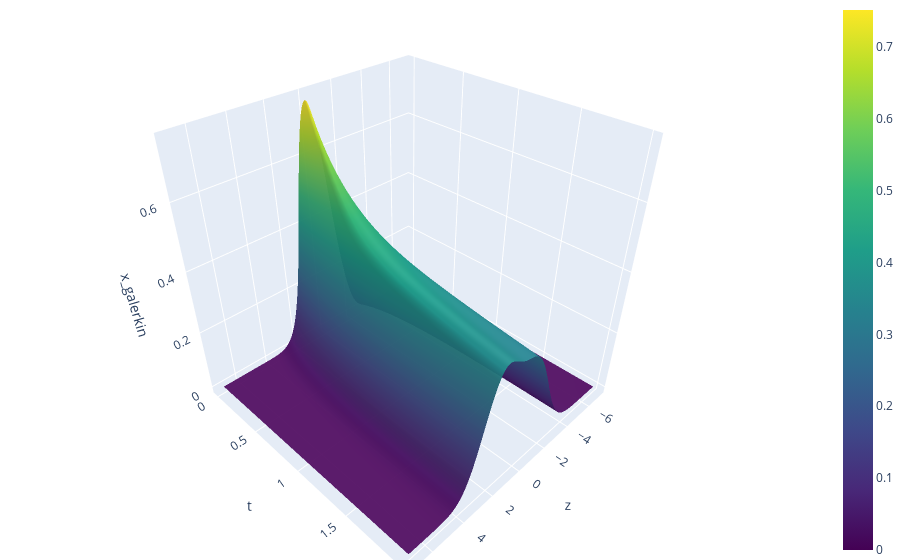

The notebook cell saved with this chart:
### Markdown cell above
### Simulation Galerkin

### Code cell
z_vals, t_vals, X_gal = num_approx_galerkin(x0, n, hz, ht, Tmax)

# interactive surface plot (x, t, M)
plot_sim_result(z_vals, t_vals, X_gal, 'x_galerkin')

### Figure 1 — Plotly figure (JSON) as saved in the notebook; plotly's stock layout.template omitted (floating-point values rounded to 4 significant figures; data arrays with more than 128 entries replaced by an {"elided": "..."} marker saying what was removed)
{"data": [{"colorscale": [[0, "#440154"], [0.1111, "#482878"], [0.2222, "#3e4989"], [0.3333, "#31688e"], [0.4444, "#26828e"], [0.5556, "#1f9e89"], [0.6667, "#35b779"], [0.7778, "#6ece58"], [0.8889, "#b5de2b"], [1, "#fde725"]], "contours": {"z": {"highlight": false, "usecolormap": true}}, "opacity": 0.95, "type": "surface", "x": {"elided": "141 float values"}, "y": [0.0, 0.05, 0.1, 0.15, 0.2, 0.25, 0.3, 0.35, 0.4, 0.45, 0.5, 0.55, 0.6, 0.65, 0.7, 0.75, 0.8, 0.85, 0.9, 0.95, 1.0, 1.05, 1.1, 1.15, 1.2, 1.25, 1.3, 1.35, 1.4, 1.45, 1.5, 1.55, 1.6, 1.65, 1.7, 1.75, 1.8, 1.85, 1.9, 1.95, 2.0], "z": {"elided": "41x141 float values"}}], "layout": {"autosize": true, "margin": {"b": 0, "l": 0, "r": 0, "t": 0}, "scene": {"xaxis": {"title": {"text": "z"}}, "yaxis": {"title": {"text": "t"}}, "zaxis": {"title": {"text": "x_galerkin"}}}}}
